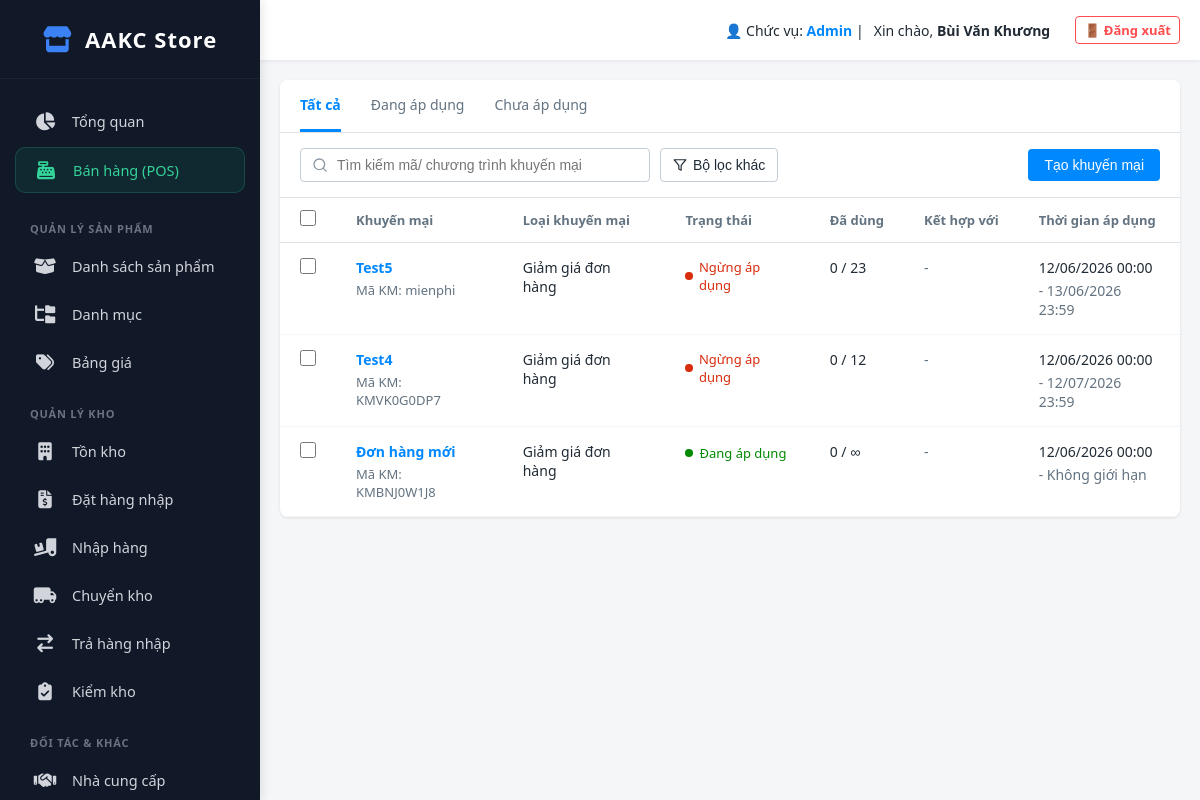
Page /index.php?action=promo_list (signed in) on the earlier database version.
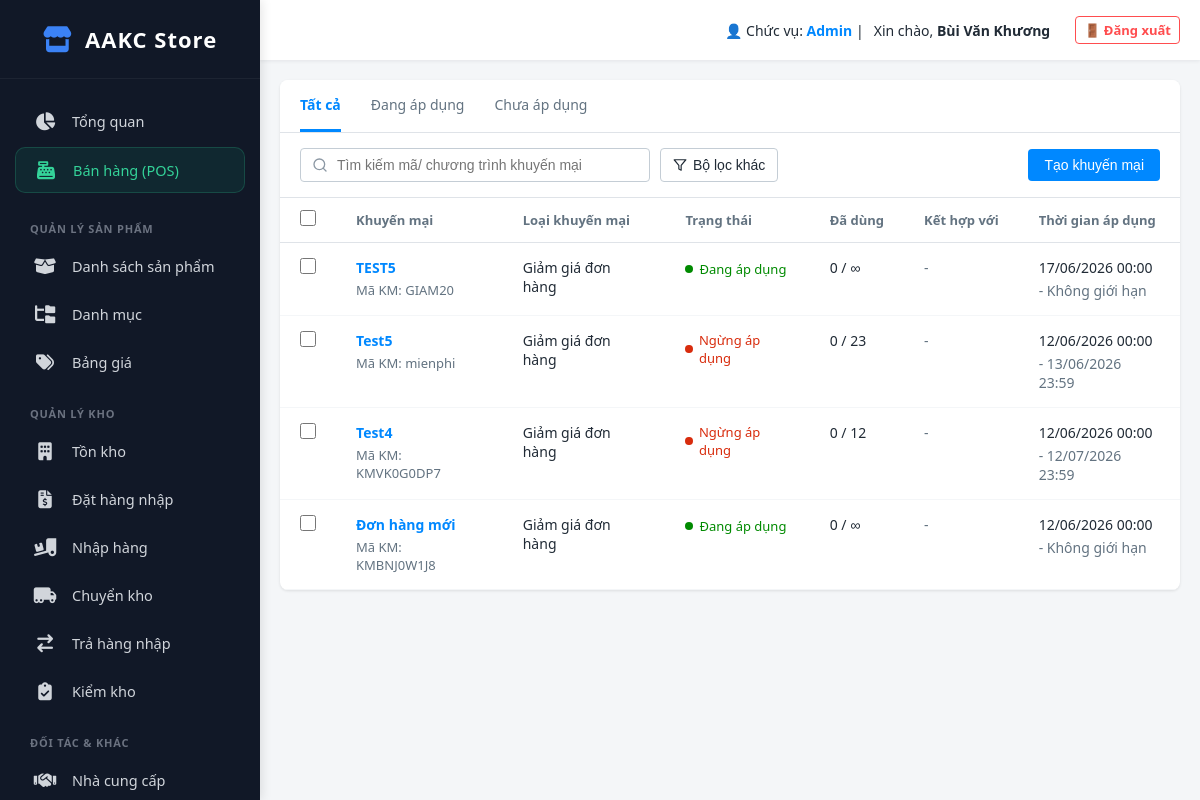
Same page on the later database version.
### tables this page shows
CREATE TABLE `promotions` (
  `id` int(11) NOT NULL,
  `promo_name` varchar(255) NOT NULL,
  `promo_code` varchar(50) DEFAULT NULL COMMENT 'Để trống nếu là KM tự động',
  `promo_type` enum('discount_order','discount_product','gift_by_order','gift_by_product','free_shipping') DEFAULT 'discount_order',
  `discount_type` enum('percent','amount') DEFAULT 'amount',
  `discount_value` decimal(15,2) DEFAULT 0.00,
  `min_order_value` decimal(15,2) DEFAULT 0.00 COMMENT 'Điều kiện áp dụng',
  `start_date` datetime NOT NULL,
  `end_date` datetime NOT NULL,
  `status` enum('Đang áp dụng','Chưa áp dụng','Ngừng áp dụng') DEFAULT 'Chưa áp dụng',
  `created_at` datetime DEFAULT current_timestamp(),
  `usage_limit` int(11) DEFAULT NULL COMMENT 'Số lượng áp dụng (NULL = Vô hạn)',
  `description` text DEFAULT NULL,
  `no_end_date` tinyint(1) DEFAULT 0 COMMENT '1 = Không có ngày kết thúc',
  `advanced_timing` longtext DEFAULT NULL COMMENT 'Lưu giờ, ngày, tháng áp dụng' CHECK (json_valid(`advanced_timing`)),
  `branch_scope` enum('all','specific') DEFAULT 'all',
  `specific_branches` longtext DEFAULT NULL COMMENT 'Mảng ID chi nhánh' CHECK (json_valid(`specific_branches`)),
  `customer_scope` enum('all','specific') DEFAULT 'all',
  `customer_conditions` longtext DEFAULT NULL COMMENT 'Điều kiện khách hàng' CHECK (json_valid(`customer_conditions`)),
  `gift_settings` longtext DEFAULT NULL COMMENT 'Cấu hình chi tiết điều kiện mua và danh sách sản phẩm quà tặng' CHECK (json_valid(`gift_settings`)),
  `max_shipping_discount` decimal(15,2) DEFAULT NULL COMMENT 'Mức giảm phí ship tối đa',
  `used_count` int(11) DEFAULT 0 COMMENT 'Số lần mã/chương trình đã được sử dụng',
  `max_discount_amount` decimal(15,2) DEFAULT NULL COMMENT 'Mức giảm tối đa (nếu giảm theo %)',
  `min_product_qty` int(11) DEFAULT 0 COMMENT 'Số lượng sản phẩm tối thiểu',
  `once_per_customer` tinyint(1) DEFAULT 0 COMMENT '1 = Mỗi khách chỉ dùng 1 lần',
  `sales_channels` longtext DEFAULT NULL COMMENT 'Kênh bán hàng: POS, Web, FB...' CHECK (json_valid(`sales_channels`)),
  `allowed_combinations` longtext DEFAULT NULL COMMENT 'Cho phép kết hợp với loại KM nào' CHECK (json_valid(`allowed_combinations`)),
  `apply_once_per_order` tinyint(1) DEFAULT 1 COMMENT '1: Tính 1 lần/đơn, 0: Nhân lên theo số lượng SP',
  `product_apply_settings` longtext DEFAULT NULL COMMENT 'Lưu thông tin: Áp dụng tất cả, hay SP cụ thể, hay Danh mục cụ thể' CHECK (json_valid(`product_apply_settings`)),
  `shipping_settings` longtext DEFAULT NULL COMMENT 'Cấu hình Freeship: Tỉnh thành, Điều kiện phí ship tối đa' CHECK (json_valid(`shipping_settings`))
);

### app/controllers/PromotionController.php (called while the page is built, shortened)
<?php
require_once __DIR__ . '/../models/PromotionModel.php';
class PromotionController
{
    public function list()
    {
        $db = (new Database())->getConnection();
        $promoModel = new PromotionModel($db);
        $search = $_GET['search'] ?? '';
        $status = $_GET['status'] ?? '';
        $type = $_GET['type'] ?? '';
        $hinh_thuc = $_GET['hinh_thuc'] ?? '';
        $promotions = $promoModel->getAllPromotions($search, $status, $type, $hinh_thuc);
        require_once __DIR__ . '/../views/promotion/list.php';
    }
}

### public/index.php (called while the page is built, shortened)
<?php
$app = new App();

### app/models/PromotionModel.php (called while the page is built, shortened)
<?php
class PromotionModel
{
    private $conn;
    public function __construct($db)
    {
        $this->conn = $db;
    }
    public function getAllPromotions($search = '', $status = '', $type = '', $hinh_thuc = '')
    {
        $query = "SELECT * FROM promotions WHERE 1=1 ";
        $params = [];
        $query .= " ORDER BY id DESC";
        $stmt = $this->conn->prepare($query);
        $stmt->execute($params);
        return $stmt->fetchAll(PDO::FETCH_ASSOC);
    }
}

### app/views/promotion/list.php (the view, shortened to what the changed rows need)
<?php
require_once __DIR__ . '/../layout/header.php';
$safe_promos = is_array($promotions ?? null) ? $promotions : [];
?>
<div class="v3-card">
    <form method="POST" action="index.php?action=bulk_action_promo" id="bulkForm">
        <div style="overflow-x: auto;">
            <table class="v3-table">
                <thead>
                    <tr>
                        <th width="40"><input type="checkbox" id="check_all" style="width:16px; height:16px; cursor:pointer;"></th>
                        <th>Khuyến mại</th>
                        <th>Loại khuyến mại</th>
                        <th>Trạng thái</th>
                        <th>Đã dùng</th>
                        <th>Kết hợp với</th>
                        <th>Thời gian áp dụng</th>
                    </tr>
                </thead>
                <tbody>
                    <?php foreach ($safe_promos as $p): ?>
                        <tr>
                            <td><input type="checkbox" name="promo_ids[]" value="<?php echo $p['id']; ?>" class="row-checkbox" style="width:16px; height:16px; cursor:pointer;"></td>
                            <td>
                                <a href="index.php?action=view_promo&id=<?php echo $p['id']; ?>" style="color: #0088ff; text-decoration: none; font-weight: 600; display: block; margin-bottom: 4px;"><?php echo htmlspecialchars($p['promo_name']); ?></a>
                                <?php if (!empty($p['promo_code'])): ?>
                                    <div style="font-size: 13px; color: #637381;">Mã KM: <?php echo htmlspecialchars($p['promo_code']); ?></div>
                                <?php else: ?>
                                    <div style="font-size: 13px; color: #637381;">Chương trình tự động</div>
                                <?php endif; ?>
                            </td>
                            <td>
                                <?php
                                if ($p['promo_type'] == 'discount_order') echo 'Giảm giá đơn hàng';
                                elseif ($p['promo_type'] == 'discount_product') echo 'Giảm giá sản phẩm';
                                elseif ($p['promo_type'] == 'gift_by_order' || $p['promo_type'] == 'gift_by_product') echo 'Mua X tặng Y';
                                elseif ($p['promo_type'] == 'free_shipping') echo 'Miễn phí vận chuyển';
                                ?>
                            </td>
                            <td>
                                <?php
                                if ($p['status'] == 'Đang áp dụng') echo '<span class="status-dot status-active">Đang áp dụng</span>';
                                elseif ($p['status'] == 'Chưa áp dụng') echo '<span class="status-dot status-inactive">Chưa áp dụng</span>';
                                else echo '<span class="status-dot status-stopped">Ngừng áp dụng</span>';
                                ?>
                            </td>
                            <td><?php echo $p['used_count'] ?? 0; ?> <?php echo empty($p['usage_limit']) ? '/ &infin;' : '/ ' . $p['usage_limit']; ?></td>
                            <td><span style="color: #637381;">-</span></td>
                            <td style="color: #637381;">
                                <div style="color: #212b36; margin-bottom: 4px;"><?php echo date('d/m/Y H:i', strtotime($p['start_date'])); ?></div>
                                <div>- <?php echo ($p['no_end_date']) ? 'Không giới hạn' : date('d/m/Y H:i', strtotime($p['end_date'])); ?></div>
                            </td>
                        </tr>
                    <?php endforeach; ?>
                </tbody>
            </table>
        </div>
    </form>
</div>
<?php require_once __DIR__ . '/../layout/footer.php'; ?>

Differences in the rows shown:
added promotions: promo_name "TEST5", promo_code "GIAM20", promo_type "Giảm giá đơn hàng", status "Đang áp dụng", used_count "0", start_date "17/06/2026 00:00", no_end_date "Không giới hạn"
